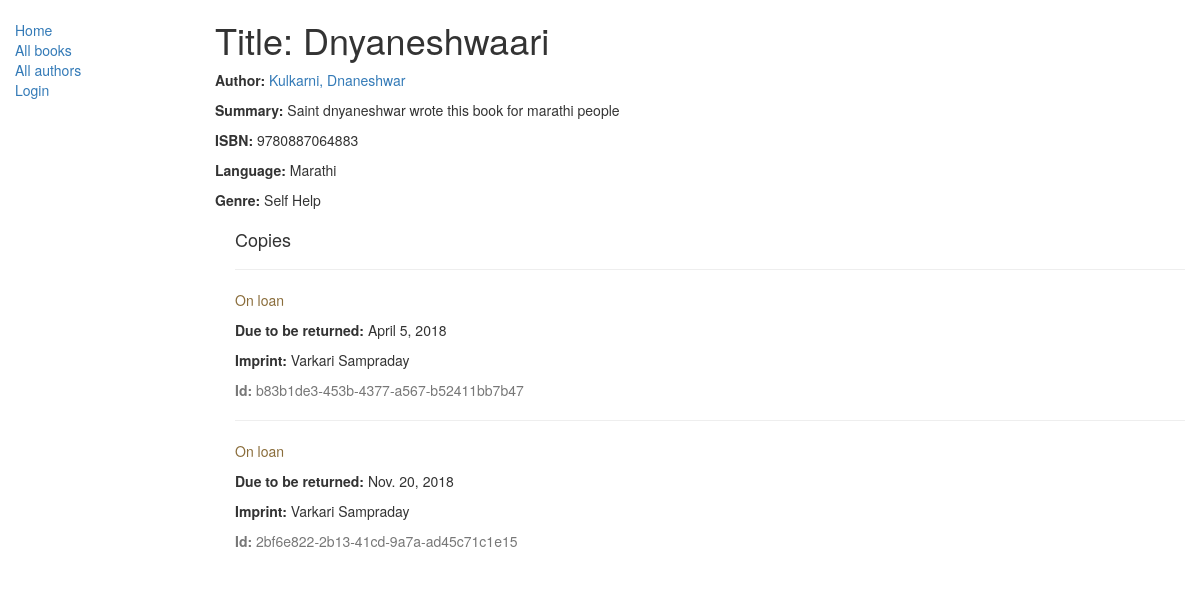
Before: /catalog/book/1 with the older database file.
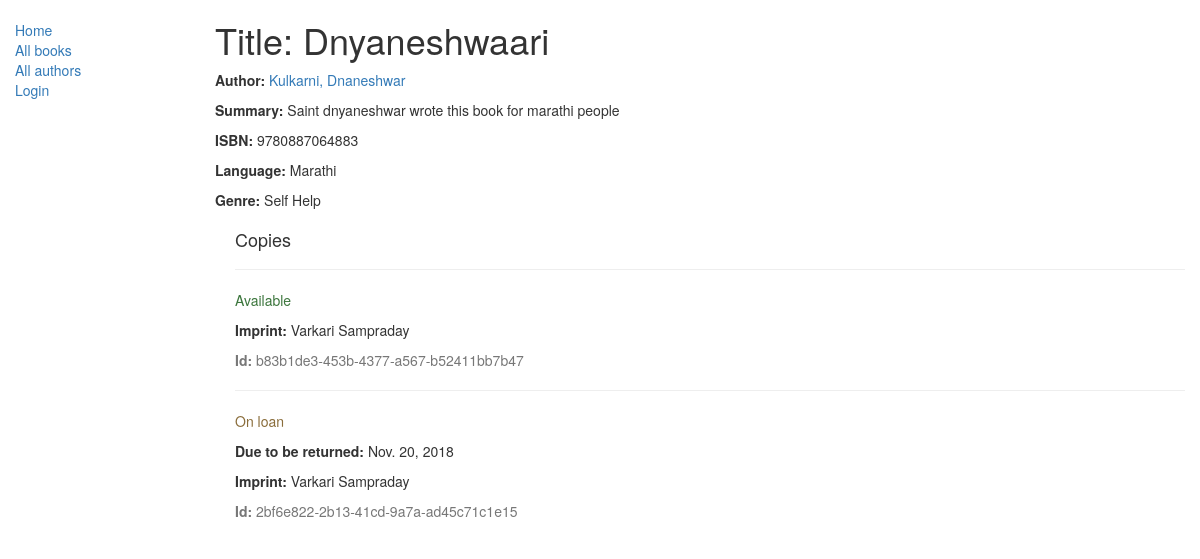
After: the same page with the newer database file.
### catalog/models.py (models this page shows, shortened)
class BookInstance(models.Model):
	id = models.UUIDField(primary_key=True, default=uuid.uuid4, help_text='unique id for book')
	book = models.ForeignKey('Book', on_delete = models.SET_NULL, null=True)
	imprint = models.CharField(max_length=200)
	due_back = models.DateField(null=True, blank=True)
	borrower = models.ForeignKey(User, on_delete=models.SET_NULL, null=True, blank=True)
	LOAN_STATUS = (
		('m', 'Maintenance'),
		('o', 'On loan'),
		('a', 'Available'),
		('r', 'Reserved')
	)
	status = models.CharField(max_length=1, choices=LOAN_STATUS, blank=True, default='m', help_text='Book availability')
	class Meta:
		ordering = ['due_back']
		permissions = (("can_mark_returned", "Set book as returned"),)
	def display_loan_status(self):
		'''
		Displays loan status
		'''
		loan_status = [status[1] for status in self.LOAN_STATUS if status[0] == self.status]
		return f'{ loan_status[0] }'
	display_loan_status.short_description = 'Loan Status'
	def display_title(self):
		'''
		Display book title
		'''
		return f'{self.book.title}'  # pylint: disable=E1101
	display_title.short_description = 'Title'

### catalog/views.py (the view)
# urls.py: path('book/<int:pk>', views.BookDetailView.as_view(), name='book-detail'),
class BookDetailView(generic.DetailView):
	model = Book

### catalog/models.py (called while the page is built)
	def __str__(self):
		return self.name

	def __str__(self):
		return f'{self.last_name}, {self.first_name}'

	def __str__(self):
		return self.name

### catalog/templates/catalog/book_detail.html (shortened to what this page needs)
{% extends "base_generic.html" %}
{% block content %}
	<h1>
		Title: {{book.title}}
	</h1>
	<p>
		<strong>Author:</strong>
		<a href="{% url 'author-detail' book.author.pk %}">
			{{ book.author }}
		</a>
	</p>
	<p>
		<strong>Summary:</strong> {{ book.summary }}</p>
	<p>
		<strong>ISBN:</strong> {{ book.isbn }}</p>
	<p>
		<strong>Language:</strong> {{ book.language }}</p>
	<p>
		<strong>Genre:</strong>
		{% for genre in book.genre.all %}
			{{ genre }}
		{% endfor %}
	</p>
	<div style="margin-left:20px;margin-top:20px">
		<h4>Copies</h4>
		{% for copy in book.bookinstance_set.all %}
			<hr>
			<p
				class="
					{% if copy.status == 'a' %}
						text-success
					{% elif copy.status == 'm' %}
						text-danger
					{% else %}
						text-warning
					{% endif %}
				"
			>
				{{ copy.get_status_display }}
			</p>
			{% if copy.status != 'a' %}
				<p>
					<strong>Due to be returned:</strong>
					{{copy.due_back}}
				</p>
			{% endif %}
			<p>
				<strong>Imprint:</strong>
				{{copy.imprint}}
			</p>
			<p class="text-muted">
				<strong>Id:</strong>
				{{copy.id}}
			</p>
		{% endfor %}
	</div>
{% endblock %}

Changed rows visible on the page:
changed BookInstance "b83b1de3-453b-4377-a567-b52411bb7b47": status "On loan" → "Available"; due_back "April 5, 2018" → (not shown)
